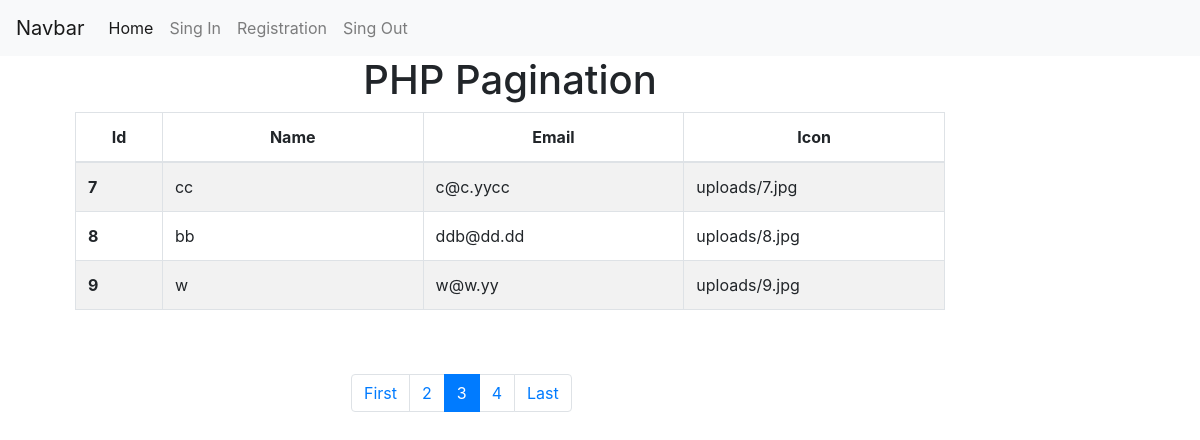
/?page=3, run on the app's committed database.
### tables this page shows
CREATE TABLE `users` (
  `id` int(11) NOT NULL,
  `username` varchar(100) NOT NULL,
  `email` varchar(100) NOT NULL,
  `password` varchar(100) NOT NULL,
  `picture` varchar(200) DEFAULT NULL
);

### index.php (the view)
<?php
 include_once('connection_database.php');
$showRecordPerPage = 3;
if (isset($_GET['page']) && !empty($_GET['page'])) {
    $currentPage = $_GET['page'];
} else {
    $currentPage = 1;
}
$startFrom = ($currentPage * $showRecordPerPage) - $showRecordPerPage;
$totalEmpSQL = "SELECT * FROM users";
$allEmpResult = mysqli_query($connect, $totalEmpSQL);
$totalEmployee = mysqli_num_rows($allEmpResult);
$lastPage = ceil($totalEmployee / $showRecordPerPage);
$firstPage = 1;
$nextPage = $currentPage + 1;
$previousPage = $currentPage - 1;
$empSQL = "SELECT id, username, email, picture
FROM `users` LIMIT $startFrom, $showRecordPerPage";
$empResult = mysqli_query($connect, $empSQL);
?>
<?php include_once("header.php"); ?>
<div class="container">
    <div class="col-md-10 col-md-offset-1">
        <h1 class="text-center">PHP Pagination</h1>
        <table class="table table-striped table-condensed table-bordered table-rounded">
            <thead>
                <tr class="text-center">
                    <th width="10%">Id</th>
                    <th width="30%">Name</th>
                    <th width="30%">Email</th>
                    <th width="30%">Icon</th>
                </tr>
            </thead>
            <tbody>
                <?php
                while ($emp = mysqli_fetch_assoc($empResult)) {
                    ?>
                    <tr>
                        <th scope="row"><?php echo $emp['id']; ?></th>
                        <td><?php echo $emp['username']; ?></td>
                        <td><?php echo $emp['email']; ?></td>
                        <td><?php echo $emp['picture']; ?></td>
                    </tr>
                <?php } ?>
            </tbody>
        </table>
        <div class="container" class="text-center" style="margin-left:30%">
            <br><br>
            <nav aria-label="Page navigation" class="text-center">
                <ul class="pagination">
                    <?php if ($currentPage != $firstPage) { ?>
                        <li class="page-item">
                            <a class="page-link" href="?page=<?php echo $firstPage ?>" tabindex="-1" aria-label="Previous">
                                <span aria-hidden="true">First</span>
                            </a>
                        </li>
                    <?php } ?>
                    <?php if ($currentPage >= 2) { ?>
                        <li class="page-item"><a class="page-link" href="?page=<?php echo $previousPage ?>"><?php echo $previousPage ?></a></li>
                    <?php } ?>
                    <li class="page-item active"><a class="page-link" href="?page=<?php echo $currentPage ?>"><?php echo $currentPage ?></a></li>
                    <?php if ($currentPage != $lastPage) { ?>
                        <li class="page-item"><a class="page-link" href="?page=<?php echo $nextPage ?>"><?php echo $nextPage ?></a></li>
                        <li class="page-item">
                            <a class="page-link" href="?page=<?php echo $lastPage ?>" aria-label="Next">
                                <span aria-hidden="true">Last</span>
                            </a>
                        </li>
                    <?php } ?>
                </ul>
            </nav>
        </div>
    </div>
</div>
<?php include_once("footer.php") ?>

### data on the page
users: id "7", username "cc", email "c@c.yycc", picture "uploads/7.jpg"
users: id "8", username "bb", email "ddb@dd.dd", picture "uploads/8.jpg"
users: id "9", username "w", email "w@w.yy", picture "uploads/9.jpg"

### other printed values
$previousPage "2"
$currentPage "3"
$nextPage "4"
